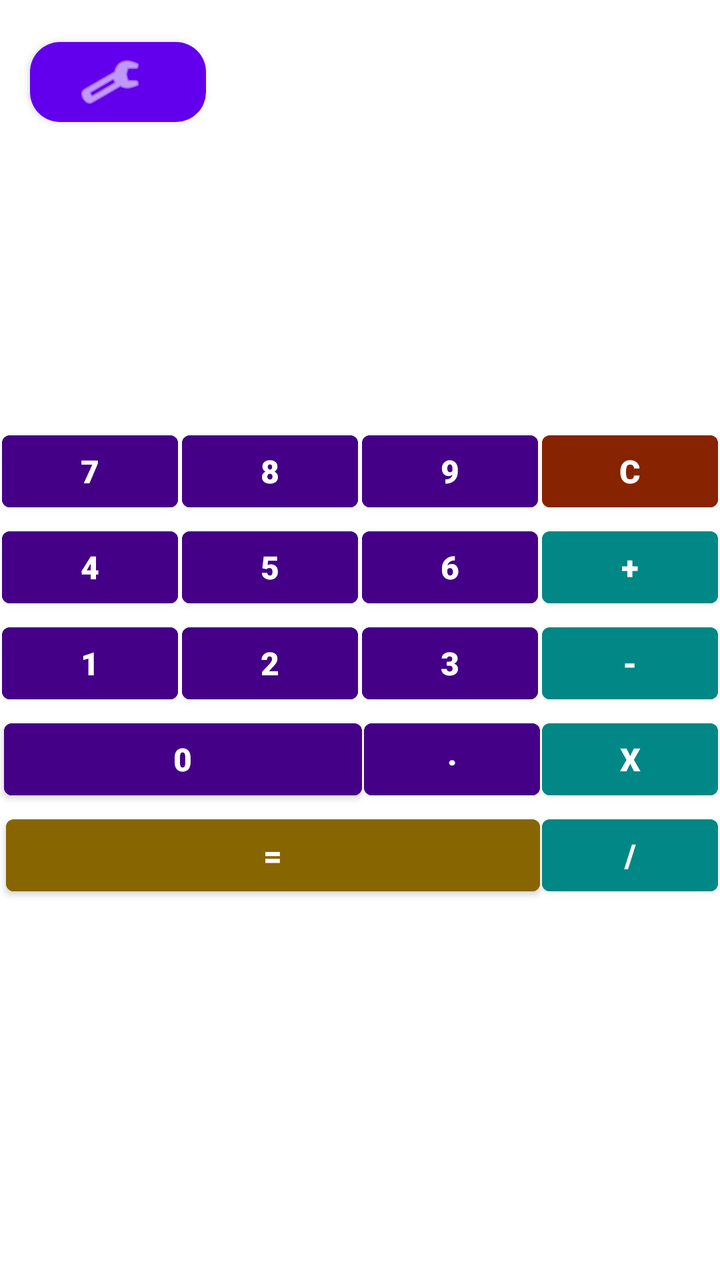
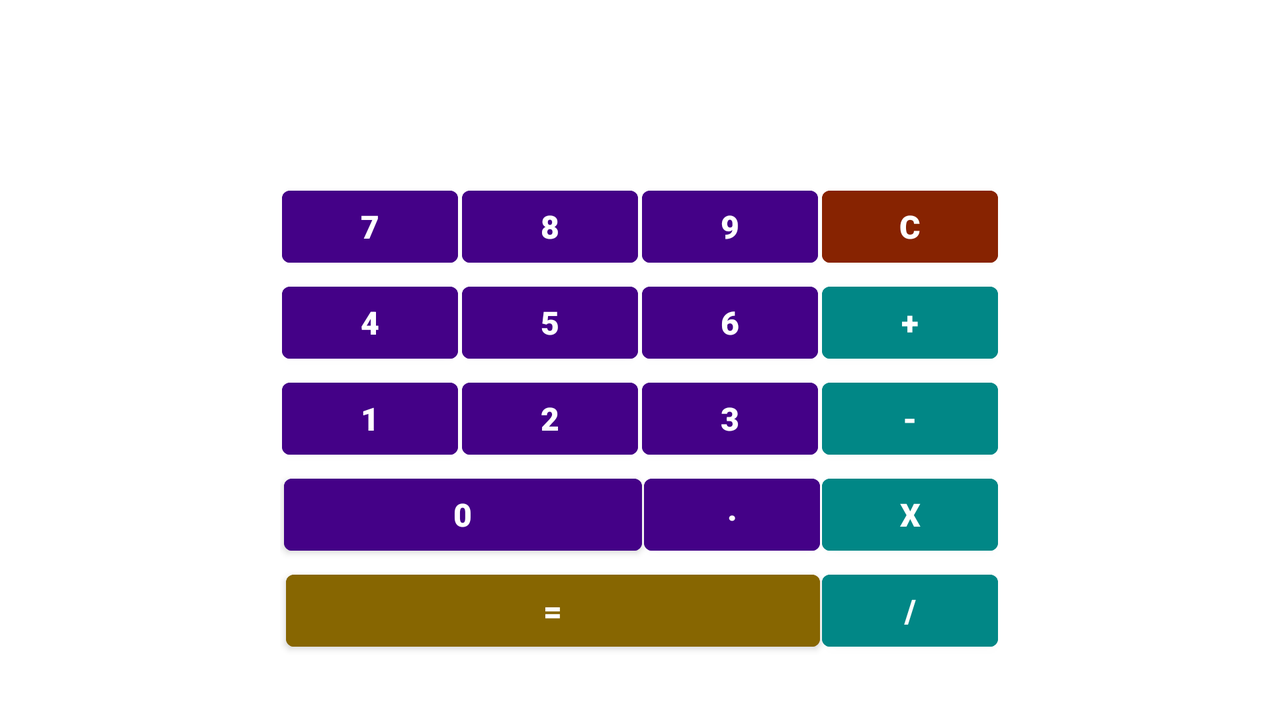

Compare how this app lays out the same screen by default and in its alternative resource folder. The renders come first, then the two layout files and the values they reference.
<!-- AndroidManifest.xml: application theme Theme.GB_calc -->
<!-- res/layout/activity_main.xml -->
<?xml version="1.0" encoding="utf-8"?>
<androidx.constraintlayout.widget.ConstraintLayout xmlns:android="http://schemas.android.com/apk/res/android"
    xmlns:app="http://schemas.android.com/apk/res-auto"
    xmlns:tools="http://schemas.android.com/tools"
    android:background="@drawable/board"
    android:layout_width="match_parent"
    android:layout_height="match_parent"
    tools:context=".MainActivity"
    >

    <com.google.android.material.button.MaterialButton
        android:id="@+id/buttonSettings"
        android:layout_width="wrap_content"
        android:layout_height="wrap_content"
        android:layout_marginStart="@dimen/theme_button_left_margin"
        android:layout_marginTop="@dimen/top_button_to_text"
        android:theme="@style/Button_Default_style"
        app:cornerRadius="@dimen/button_corner_radius"
        app:icon="@android:drawable/ic_menu_preferences"
        app:iconGravity="textStart"
        app:layout_constraintStart_toStartOf="parent"
        app:layout_constraintTop_toTopOf="parent" />

    <include
        android:id="@+id/include"
        layout="@layout/calc"
        android:layout_width="wrap_content"
        android:layout_height="wrap_content"
        app:layout_constraintBottom_toBottomOf="parent"
        app:layout_constraintEnd_toEndOf="parent"
        app:layout_constraintStart_toStartOf="parent"
        app:layout_constraintTop_toTopOf="parent"
        app:layout_constraintVertical_bias="0.4" />




</androidx.constraintlayout.widget.ConstraintLayout>
<!-- res/layout/calc.xml (included above) -->
<?xml version="1.0" encoding="utf-8"?>
<androidx.constraintlayout.widget.ConstraintLayout xmlns:android="http://schemas.android.com/apk/res/android"
    xmlns:app="http://schemas.android.com/apk/res-auto"
    android:layout_width="match_parent"
    android:layout_height="match_parent"
    >

    <TextView
        android:id="@+id/textView"
        android:layout_width="357dp"
        android:layout_height="wrap_content"
        android:text="@string/input"
        android:textAlignment="viewEnd"
        app:layout_constraintBottom_toTopOf="@id/button8"
        app:layout_constraintEnd_toEndOf="parent"
        app:layout_constraintStart_toStartOf="parent"
        app:layout_constraintTop_toBottomOf="@id/textResult"
        android:layout_marginTop="@dimen/text_top_margin"/>

    <TextView
        android:id="@+id/textResult"
        android:layout_width="0dp"
        android:layout_height="wrap_content"
        android:text="@string/result"
        android:textAlignment="viewEnd"
        android:textSize="20sp"
        android:textStyle="bold"
        app:layout_constraintBottom_toTopOf="@id/textView"
        app:layout_constraintEnd_toEndOf="parent"
        app:layout_constraintStart_toStartOf="parent"
        app:layout_constraintTop_toTopOf="parent"
        android:layout_marginTop="@dimen/text_top_margin"/>

    <Button
        android:id="@+id/button7"
        android:layout_width="wrap_content"
        android:layout_height="wrap_content"
        android:layout_marginTop="@dimen/button2text_margin"
        android:text="@string/_7"
        android:textSize="@dimen/button_text"
        android:fontFamily="@string/button_font"
        android:backgroundTint="@color/purple"
        app:layout_constraintBottom_toTopOf="@id/button4"
        app:layout_constraintEnd_toStartOf="@id/button8"
        app:layout_constraintHorizontal_chainStyle="packed"
        app:layout_constraintStart_toStartOf="parent"
        app:layout_constraintTop_toBottomOf="@id/textView"
        app:layout_constraintVertical_bias="0.3"
        android:layout_marginStart="@dimen/button_margin"
        android:layout_marginEnd="@dimen/button_margin"/>

    <Button
        android:id="@+id/button8"
        android:layout_width="wrap_content"
        android:layout_height="wrap_content"
        android:text="@string/_8"
        android:backgroundTint="@color/purple"
        android:textSize="@dimen/button_text"
        android:fontFamily="@string/button_font"
        app:layout_constraintVertical_bias="0.3"
        app:layout_constraintStart_toEndOf="@id/button7"
        app:layout_constraintEnd_toStartOf="@id/button9"
        app:layout_constraintTop_toBottomOf="@id/textView"
        app:layout_constraintBottom_toTopOf="@id/button5"
        android:layout_marginStart="@dimen/button_margin"
        android:layout_marginEnd="@dimen/button_margin"
        android:layout_marginTop="@dimen/button2text_margin"
        />

    <Button
        android:id="@+id/button9"
        android:layout_width="wrap_content"
        android:layout_height="wrap_content"
        android:text="@string/_9"
        android:backgroundTint="@color/purple"
        android:textSize="@dimen/button_text"
        android:fontFamily="@string/button_font"
        app:layout_constraintVertical_bias="0.3"
        app:layout_constraintStart_toEndOf="@id/button8"
        app:layout_constraintTop_toBottomOf="@id/textView"
        app:layout_constraintBottom_toTopOf="@id/button6"
        app:layout_constraintEnd_toStartOf="@id/button_clear"
        android:layout_marginStart="@dimen/button_margin"
        android:layout_marginEnd="@dimen/button_margin"
        android:layout_marginTop="@dimen/button2text_margin"
        />

    <Button
        android:id="@+id/button4"
        android:layout_width="wrap_content"
        android:layout_height="wrap_content"
        android:text="@string/_4"
        android:textSize="@dimen/button_text"
        android:fontFamily="@string/button_font"
        android:backgroundTint="@color/purple"
        app:layout_constraintEnd_toStartOf="@id/button5"
        app:layout_constraintStart_toStartOf="parent"
        app:layout_constraintTop_toBottomOf="@id/button7"
        app:layout_constraintBottom_toTopOf="@id/button1"
        app:layout_constraintHorizontal_chainStyle="packed"
        android:layout_marginStart="@dimen/button_margin"
        android:layout_marginEnd="@dimen/button_margin"/>

    <Button
        android:id="@+id/button5"
        android:layout_width="wrap_content"
        android:layout_height="wrap_content"
        android:text="@string/_5"
        android:textSize="@dimen/button_text"
        android:fontFamily="@string/button_font"
        android:backgroundTint="@color/purple"
        app:layout_constraintStart_toEndOf="@id/button4"
        app:layout_constraintEnd_toStartOf="@id/button6"
        app:layout_constraintTop_toBottomOf="@id/button8"
        app:layout_constraintBottom_toTopOf="@id/button2"
        android:layout_marginStart="@dimen/button_margin"
        android:layout_marginEnd="@dimen/button_margin"/>

    <Button
        android:id="@+id/button6"
        android:layout_width="wrap_content"
        android:layout_height="wrap_content"
        android:text="@string/_6"
        android:backgroundTint="@color/purple"
        android:textSize="@dimen/button_text"
        android:fontFamily="@string/button_font"
        app:layout_constraintStart_toEndOf="@id/button5"
        app:layout_constraintTop_toBottomOf="@id/button9"
        app:layout_constraintBottom_toTopOf="@id/button3"
        app:layout_constraintEnd_toStartOf="@id/button_plus"
        android:layout_marginStart="@dimen/button_margin"
        android:layout_marginEnd="@dimen/button_margin"/>

    <Button
        android:id="@+id/button1"
        android:layout_width="wrap_content"
        android:layout_height="wrap_content"
        android:text="@string/_1"
        android:textSize="@dimen/button_text"
        android:fontFamily="@string/button_font"
        android:backgroundTint="@color/purple"
        app:layout_constraintEnd_toStartOf="@id/button2"
        app:layout_constraintStart_toStartOf="parent"
        app:layout_constraintTop_toBottomOf="@id/button4"
        app:layout_constraintBottom_toTopOf="@id/button0"
        app:layout_constraintHorizontal_chainStyle="packed"
        android:layout_marginStart="@dimen/button_margin"
        android:layout_marginEnd="@dimen/button_margin"/>

    <Button
        android:id="@+id/button2"
        android:layout_width="wrap_content"
        android:layout_height="wrap_content"
        android:text="@string/_2"
        android:textSize="@dimen/button_text"
        android:fontFamily="@string/button_font"
        android:backgroundTint="@color/purple"
        app:layout_constraintStart_toEndOf="@id/button1"
        app:layout_constraintEnd_toStartOf="@id/button3"
        app:layout_constraintTop_toBottomOf="@id/button5"
        app:layout_constraintBottom_toTopOf="@id/button0"
        android:layout_marginStart="@dimen/button_margin"
        android:layout_marginEnd="@dimen/button_margin"/>

    <Button
        android:id="@+id/button3"
        android:layout_width="wrap_content"
        android:layout_height="wrap_content"
        android:text="@string/_3"
        android:textSize="@dimen/button_text"
        android:fontFamily="@string/button_font"
        android:backgroundTint="@color/purple"
        app:layout_constraintStart_toEndOf="@id/button2"
        app:layout_constraintTop_toBottomOf="@id/button6"
        app:layout_constraintBottom_toTopOf="@id/button_point"
        app:layout_constraintEnd_toStartOf="@id/button_minus"
        android:layout_marginStart="@dimen/button_margin"
        android:layout_marginEnd="@dimen/button_margin"/>

    <Button
        android:id="@+id/button0"
        android:layout_width="0dp"
        android:layout_height="wrap_content"
        android:text="@string/_0"
        android:textSize="@dimen/button_text"
        android:fontFamily="@string/button_font"
        android:backgroundTint="@color/purple"
        app:layout_constraintEnd_toStartOf="@id/button_point"
        app:layout_constraintStart_toStartOf="@id/button1"
        app:layout_constraintTop_toBottomOf="@id/button2"
        app:layout_constraintBottom_toTopOf="@id/button_equals"
        app:layout_constraintHorizontal_chainStyle="packed"
        android:layout_marginStart="@dimen/button_margin"
        android:layout_marginEnd="@dimen/button_margin"
        />

    <Button
        android:id="@+id/button_point"
        android:layout_width="wrap_content"
        android:layout_height="wrap_content"
        android:layout_marginStart="@dimen/button_margin"
        android:layout_marginEnd="@dimen/button_margin"
        android:fontFamily="@string/button_font"
        android:gravity="center_horizontal"
        android:text="@string/point"
        android:textSize="@dimen/button_text"
        android:backgroundTint="@color/purple"
        app:layout_constraintBottom_toTopOf="@id/button_equals"
        app:layout_constraintEnd_toStartOf="@id/button_multiply"
        app:layout_constraintStart_toStartOf="@id/button3"
        app:layout_constraintTop_toBottomOf="@id/button3" />

    <Button
        android:id="@+id/button_clear"
        android:layout_width="wrap_content"
        android:layout_height="wrap_content"
        android:text="@string/c"
        android:textSize="@dimen/button_text"
        android:fontFamily="@string/button_font"
        android:backgroundTint="@color/red"
        app:layout_constraintVertical_bias="0.3"
        app:layout_constraintTop_toBottomOf="@id/textView"
        app:layout_constraintStart_toEndOf="@id/button9"
        app:layout_constraintBottom_toTopOf="@id/button_plus"
        app:layout_constraintEnd_toEndOf="parent"
        android:layout_marginStart="@dimen/button_margin"
        android:layout_marginEnd="@dimen/button_margin"
        android:layout_marginTop="@dimen/button2text_margin"
        />

    <Button
        android:id="@+id/button_plus"
        android:layout_width="wrap_content"
        android:layout_height="wrap_content"
        android:text="@string/plus"
        android:textSize="@dimen/button_text"
        android:fontFamily="@string/button_font"
        android:backgroundTint="@color/teal_700"
        app:layout_constraintTop_toBottomOf="@id/button_clear"
        app:layout_constraintStart_toEndOf="@id/button6"
        app:layout_constraintVertical_chainStyle="packed"
        app:layout_constraintBottom_toTopOf="@id/button_minus"
        app:layout_constraintEnd_toEndOf="parent"
        android:layout_marginStart="@dimen/button_margin"
        android:layout_marginEnd="@dimen/button_margin"
        />

    <Button
        android:id="@+id/button_minus"
        android:layout_width="wrap_content"
        android:layout_height="wrap_content"
        android:text="@string/minus"
        android:textSize="@dimen/button_text"
        android:fontFamily="@string/button_font"
        android:backgroundTint="@color/teal_700"
        app:layout_constraintTop_toBottomOf="@id/button_plus"
        app:layout_constraintStart_toEndOf="@id/button3"
        app:layout_constraintBottom_toTopOf="@id/button_multiply"
        app:layout_constraintEnd_toEndOf="parent"
        android:layout_marginStart="@dimen/button_margin"
        android:layout_marginEnd="@dimen/button_margin"
        />

    <Button
        android:id="@+id/button_multiply"
        android:layout_width="wrap_content"
        android:layout_height="wrap_content"
        android:backgroundTint="@color/teal_700"
        android:text="@string/multiply"
        android:textSize="@dimen/button_text"
        android:fontFamily="@string/button_font"
        app:layout_constraintBottom_toTopOf="@id/button_divide"
        app:layout_constraintStart_toEndOf="@id/button_point"
        app:layout_constraintTop_toBottomOf="@id/button_minus"
        android:layout_marginStart="@dimen/button_margin"
        android:layout_marginEnd="@dimen/button_margin"/>

    <Button
        android:id="@+id/button_divide"
        android:layout_width="wrap_content"
        android:layout_height="wrap_content"
        android:backgroundTint="@color/teal_700"
        android:text="@string/divide"
        android:textSize="@dimen/button_text"
        android:fontFamily="@string/button_font"
        app:layout_constraintStart_toEndOf="@id/button_point"
        app:layout_constraintTop_toBottomOf="@id/button_multiply"
        android:layout_marginStart="@dimen/button_margin"
        android:layout_marginEnd="@dimen/button_margin"
        />

    <Button
        android:id="@+id/button_equals"
        android:layout_width="0dp"
        android:layout_height="wrap_content"
        android:text="@string/equals"
        android:textSize="@dimen/button_text"
        android:fontFamily="@string/button_font"
        android:backgroundTint="@color/orange"
        app:layout_constraintTop_toBottomOf="@id/button_point"
        app:layout_constraintStart_toStartOf="@id/button0"
        app:layout_constraintEnd_toStartOf="@id/button_divide"
        app:layout_constraintHorizontal_chainStyle="packed"
        android:layout_marginStart="@dimen/button_margin"
        android:layout_marginEnd="@dimen/button_margin"
        />



</androidx.constraintlayout.widget.ConstraintLayout>
<!-- resources referenced by this layout -->
<resources>
  <color name="orange">#FF876601</color>
  <color name="purple">#FF440187</color>
  <color name="red">#FF872301</color>
  <color name="teal_700">#FF018786</color>
  <dimen name="button2text_margin">20dp</dimen>
  <dimen name="button_corner_radius">15dp</dimen>
  <dimen name="button_margin">1dp</dimen>
  <dimen name="button_text">16sp</dimen>
  <dimen name="text_top_margin">10dp</dimen>
  <dimen name="theme_button_left_margin">15dp</dimen>
  <dimen name="top_button_to_text">15dp</dimen>
  <!-- drawable board: png bitmap (mipmap-mdpi, 585786 bytes) -->
  <string name="_0">0</string>
  <string name="_1">1</string>
  <string name="_2">2</string>
  <string name="_3">3</string>
  <string name="_4">4</string>
  <string name="_5">5</string>
  <string name="_6">6</string>
  <string name="_7">7</string>
  <string name="_8">8</string>
  <string name="_9">9</string>
  <string name="button_font">sans-serif-black</string>
  <string name="c">C</string>
  <string name="divide">/</string>
  <string name="equals">=</string>
  <string name="input">""</string>
  <string name="minus">-</string>
  <string name="multiply">X</string>
  <string name="plus">+</string>
  <string name="point">.</string>
  <string name="result">""</string>
  <style name="Button_Default_style" parent="Theme.MaterialComponents.Light.DarkActionBar">
          <item name="android:layout_marginStart">@dimen/button_margin</item>
          <item name="android:layout_marginTop">@dimen/button2text_margin</item>
          <item name="android:layout_marginEnd">@dimen/button_margin</item>
          <item name="android:fontFamily">@string/button_font</item>
          <item name="android:textSize">@dimen/button_text</item>
  
          <item name="android:backgroundTint">@color/night_mode_purple</item>
      </style>
  <style name="Theme.GB_calc" parent="Theme.MaterialComponents.DayNight.DarkActionBar">
          
          <item name="colorPrimary">@color/purple_500</item>
          <item name="colorPrimaryVariant">@color/purple_700</item>
          <item name="colorOnPrimary">@color/white</item>
          
          <item name="colorSecondary">@color/teal_200</item>
          <item name="colorSecondaryVariant">@color/teal_700</item>
          <item name="colorOnSecondary">@color/black</item>
          
          <item name="android:statusBarColor" tools:targetApi="l">?attr/colorPrimaryVariant</item>
          
      </style>
  <color name="night_mode_purple">#FF726A95</color>
  <color name="purple_500">#FF6200EE</color>
  <color name="purple_700">#FF3700B3</color>
  <color name="white">#FFFFFFFF</color>
  <color name="teal_200">#FF03DAC5</color>
  <color name="black">#FF000000</color>
</resources>
<!-- res/layout-land/activity_main.xml (the repository's variant of the layout above) -->
<!-- drawn on the phone turned sideways -->
<?xml version="1.0" encoding="utf-8"?>
<androidx.constraintlayout.widget.ConstraintLayout xmlns:android="http://schemas.android.com/apk/res/android"
    xmlns:app="http://schemas.android.com/apk/res-auto"
    xmlns:tools="http://schemas.android.com/tools"
    android:layout_width="match_parent"
    android:layout_height="match_parent"
    android:background="@drawable/board"
    android:backgroundTintMode="multiply"
    tools:context=".MainActivity"
    >

    <include
        android:id="@+id/include"
        layout="@layout/calc"
        android:layout_width="wrap_content"
        android:layout_height="wrap_content"
        app:layout_constraintBottom_toBottomOf="parent"
        app:layout_constraintEnd_toEndOf="parent"
        app:layout_constraintStart_toStartOf="parent"
        app:layout_constraintTop_toTopOf="parent"
        app:layout_constraintVertical_bias="0.1" />


</androidx.constraintlayout.widget.ConstraintLayout>
<!-- resources referenced by the variant -->
<!-- as the phone turned sideways resolves them -->
<resources>
  <color name="orange">#FF876601</color>
  <color name="purple">#FF440187</color>
  <color name="red">#FF872301</color>
  <color name="teal_700">#FF018786</color>
  <dimen name="button2text_margin">20dp</dimen>
  <dimen name="button_margin">1dp</dimen>
  <dimen name="button_text">16sp</dimen>
  <dimen name="text_top_margin">10dp</dimen>
  <!-- drawable board: png bitmap (mipmap-mdpi, 585786 bytes) -->
  <string name="_0">0</string>
  <string name="_1">1</string>
  <string name="_2">2</string>
  <string name="_3">3</string>
  <string name="_4">4</string>
  <string name="_5">5</string>
  <string name="_6">6</string>
  <string name="_7">7</string>
  <string name="_8">8</string>
  <string name="_9">9</string>
  <string name="button_font">sans-serif-black</string>
  <string name="c">C</string>
  <string name="divide">/</string>
  <string name="equals">=</string>
  <string name="input">""</string>
  <string name="minus">-</string>
  <string name="multiply">X</string>
  <string name="plus">+</string>
  <string name="point">.</string>
  <string name="result">""</string>
  <style name="Theme.GB_calc" parent="Theme.MaterialComponents.DayNight.DarkActionBar">
          
          <item name="colorPrimary">@color/purple_500</item>
          <item name="colorPrimaryVariant">@color/purple_700</item>
          <item name="colorOnPrimary">@color/white</item>
          
          <item name="colorSecondary">@color/teal_200</item>
          <item name="colorSecondaryVariant">@color/teal_700</item>
          <item name="colorOnSecondary">@color/black</item>
          
          <item name="android:statusBarColor" tools:targetApi="l">?attr/colorPrimaryVariant</item>
          
      </style>
  <color name="purple_500">#FF6200EE</color>
  <color name="purple_700">#FF3700B3</color>
  <color name="white">#FFFFFFFF</color>
  <color name="teal_200">#FF03DAC5</color>
  <color name="black">#FF000000</color>
</resources>
